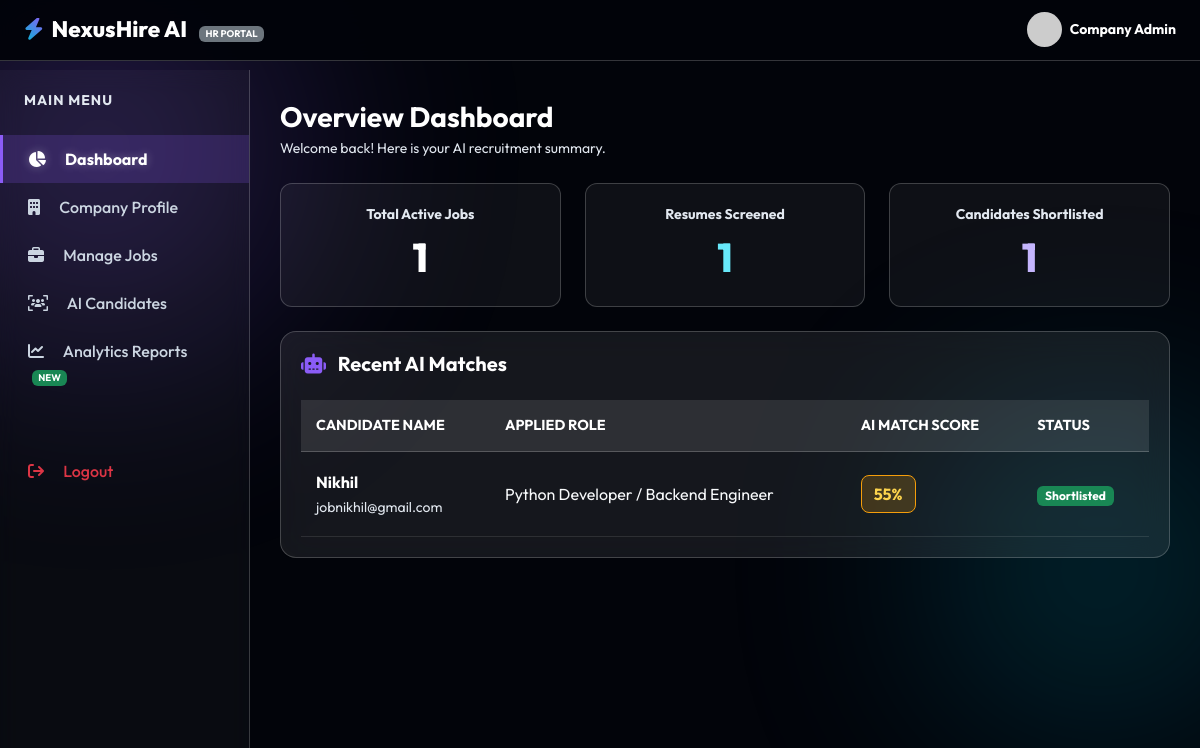
Page /hr-dashboard/ (signed in) on the committed database.
### portal/models.py (models this page shows, shortened)
class JobApplication(models.Model):
    job = models.ForeignKey(JobPost, on_delete=models.CASCADE)
    candidate = models.ForeignKey(User, on_delete=models.CASCADE)
    resume = models.FileField(upload_to='resumes/')
    ai_match_score = models.IntegerField(default=0)
    status = models.CharField(max_length=50, default='Pending Review')
    applied_on = models.DateTimeField(auto_now_add=True)
    matched_skills = models.JSONField(default=list)
    missing_skills = models.JSONField(default=list)

class JobPost(models.Model):
    hr = models.ForeignKey(User, on_delete=models.CASCADE)
    title = models.CharField(max_length=200)
    company_name = models.CharField(max_length=200)
    description = models.TextField()
    location = models.CharField(max_length=100)
    salary = models.CharField(max_length=100, blank=True, null=True)
    created_at = models.DateTimeField(auto_now_add=True)

### portal/views.py (the view, shortened to what this page needs)
# urls.py: path('hr-dashboard/', views.hr_dashboard, name='hr_dashboard'),
@login_required(login_url='login')
def hr_dashboard(request):
    my_jobs = JobPost.objects.filter(hr=request.user).order_by('-created_at')
    applications = JobApplication.objects.filter(job__hr=request.user).order_by('-applied_on')
    pending_count = applications.filter(status='Pending Review').count()
    shortlisted_count = applications.filter(status='Shortlisted').count()
    interviewing_count = applications.filter(status='Interviewing').count()
    rejected_count = applications.filter(status='Rejected').count()
    context = {
        'jobs': my_jobs,
        'applications': applications,
        'pending_count': pending_count,
        'shortlisted_count': shortlisted_count,
        'interviewing_count': interviewing_count,
        'rejected_count': rejected_count,
    }
    return render(request, 'portal/hr-dashboard.html', context)

### templates/portal/hr-dashboard.html (shortened to what this page needs)
<!DOCTYPE html>
<html lang="en">
<head>
    <link href="https://cdn.jsdelivr.net/npm/bootstrap@5.3.0/dist/css/bootstrap.min.css" rel="stylesheet">
    <link rel="stylesheet" href="https://cdnjs.cloudflare.com/ajax/libs/font-awesome/6.4.0/css/all.min.css">
</head>
<body>
    <div class="bg-orb orb-1"></div>
    <div class="bg-orb orb-2"></div>
    <nav class="navbar navbar-expand-lg fixed-top py-2">
        <div class="container-fluid px-4">
            <a class="navbar-brand" href="{% url 'home' %}"><i class="fa-solid fa-bolt brand-icon me-2"></i>NexusHire AI <span class="badge bg-secondary ms-2" style="font-size: 0.6rem; color: #fff;">HR PORTAL</span></a>
            <div class="d-flex align-items-center">
                <img src="https://ui-avatars.com/api/?name=Admin&background=8b5cf6&color=fff" class="rounded-circle me-2" width="35" height="35" alt="Profile">
                <span class="text-white small fw-bold">Company Admin</span>
            </div>
        </div>
    </nav>
    <div class="sidebar">
        <div class="mb-4 px-4 text-muted small fw-bold" style="letter-spacing: 1px;">MAIN MENU</div>
        <a class="nav-item-custom active" id="nav-dashboard" onclick="switchView('dashboard')"><i class="fa-solid fa-chart-pie me-3 w-20"></i> Dashboard</a>
        <a class="nav-item-custom" id="nav-company" onclick="switchView('company')"><i class="fa-solid fa-building me-3 w-20"></i> Company Profile</a>
        <a class="nav-item-custom" id="nav-manage-jobs" onclick="switchView('manage-jobs')"><i class="fa-solid fa-briefcase me-3 w-20"></i> Manage Jobs</a>
        <a class="nav-item-custom" id="nav-ai-candidates" onclick="switchView('ai-candidates')"><i class="fa-solid fa-users-viewfinder me-3 w-20"></i> AI Candidates</a>
        <a class="nav-item-custom" id="nav-reports" onclick="switchView('reports')"><i class="fa-solid fa-chart-line me-3 w-20"></i> Analytics Reports <span class="badge bg-success ms-1" style="font-size:0.6rem">NEW</span></a>
        <a href="{% url 'logout' %}" class="nav-item-custom text-danger mt-5"><i class="fa-solid fa-arrow-right-from-bracket me-3 w-20"></i> Logout</a>
    </div>
    <div class="main-content">
        <div id="view-dashboard" class="content-view active-view">
            <h3 class="fw-bold mb-1 text-white">Overview Dashboard</h3>
            <p class="text-muted small mb-4">Welcome back! Here is your AI recruitment summary.</p>
            <div class="row g-4 mb-4">
                <div class="col-md-4"><div class="stat-card"><p class="text-muted small fw-bold mb-2">Total Active Jobs</p><h3>{{ jobs.count }}</h3></div></div>
                <div class="col-md-4"><div class="stat-card"><p class="text-muted small fw-bold mb-2">Resumes Screened</p><h3 style="color: #67e8f9;">{{ applications.count }}</h3></div></div>
                <div class="col-md-4"><div class="stat-card"><p class="text-muted small fw-bold mb-2">Candidates Shortlisted</p><h3 style="color: #c4b5fd;">{{ shortlisted_count }}</h3></div></div>
            </div>
            <div class="glass-panel">
                <h5 class="fw-bold mb-4 text-white"><i class="fa-solid fa-robot me-2" style="color: var(--neon-purple);"></i> Recent AI Matches</h5>
                <div class="table-responsive">
                    <table class="table table-glass">
                        <thead><tr><th>Candidate Name</th><th>Applied Role</th><th>AI Match Score</th><th>Status</th></tr></thead>
                        <tbody>
    {% for app in applications %}
    <tr>
        <td>
            <div class="fw-bold text-white">{{ app.candidate.first_name }}</div>
            <small class="text-muted">{{ app.candidate.email }}</small>
        </td>
        <td>{{ app.job.title }}</td>
        <td><div class="score-badge {% if app.ai_match_score >= 80 %}score-high{% else %}score-med{% endif %}">{{ app.ai_match_score }}%</div></td>
        <td><span class="badge bg-success">{{ app.status }}</span></td>
    </tr>
    {% endfor %}
</tbody>
                    </table>
                </div>
            </div>
        </div>
    </div>
</body>
</html>

### templates/portal/hr-dashboard.html (style rules this page uses)
:root { --bg-base: #02040a; --glass-bg: rgba(255, 255, 255, 0.08); --glass-border: rgba(255, 255, 255, 0.2); --text-main: #ffffff; --text-muted: #e2e8f0; --neon-cyan: #06b6d4; --neon-purple: #8b5cf6; --success-glow: #10b981; --danger-glow: #ef4444; }
body { font-family: 'Outfit', sans-serif; background-color: var(--bg-base); color: var(--text-main); overflow-x: hidden; padding-top: 70px; }
.text-muted { color: var(--text-muted) !important; font-weight: 400; }
.text-white { color: #ffffff !important; }
.fw-bold { font-weight: 700 !important; }
.bg-orb { position: fixed; border-radius: 50%; filter: blur(120px); z-index: -1; opacity: 0.25; animation: floatOrb 10s infinite alternate ease-in-out; }
.orb-1 { width: 400px; height: 400px; background: var(--neon-purple); top: -50px; left: -100px; }
.orb-2 { width: 300px; height: 300px; background: var(--neon-cyan); bottom: 10%; right: -50px; }
.navbar { background: rgba(2, 4, 10, 0.95) !important; backdrop-filter: blur(20px); border-bottom: 1px solid var(--glass-border); z-index: 1050; }
.navbar-brand { font-weight: 800; font-size: 1.4rem; color: #ffffff !important; }
.brand-icon { background: linear-gradient(45deg, var(--neon-cyan), var(--neon-purple)); -webkit-background-clip: text; -webkit-text-fill-color: transparent; }
.sidebar { background: rgba(255, 255, 255, 0.03); border-right: 1px solid var(--glass-border); height: calc(100vh - 70px); position: fixed; left: 0; top: 70px; width: 250px; padding: 20px 0; backdrop-filter: blur(10px); z-index: 100; }
.nav-item-custom { padding: 12px 25px; color: #cbd5e1; font-weight: 500; text-decoration: none; display: block; transition: 0.3s; border-left: 3px solid transparent; cursor: pointer; }
.nav-item-custom.active { background: rgba(139, 92, 246, 0.2); color: #ffffff; border-left-color: var(--neon-purple); font-weight: 700; text-shadow: 0 0 10px rgba(255,255,255,0.3); }
.main-content { margin-left: 250px; padding: 30px; }
.glass-panel { background: var(--glass-bg); backdrop-filter: blur(16px); border: 1px solid var(--glass-border); border-radius: 16px; padding: 20px; }
.stat-card { text-align: center; padding: 20px; border-radius: 12px; border: 1px solid var(--glass-border); background: rgba(255,255,255,0.05); }
.stat-card h3 { font-size: 2.5rem; font-weight: 800; margin-bottom: 5px; color: #ffffff; }
.table-glass { color: #ffffff; margin-bottom: 0; }
.table-glass th { background: rgba(255,255,255,0.1); border-bottom: 1px solid var(--glass-border); color: #ffffff; font-weight: 700; text-transform: uppercase; font-size: 0.9rem; padding: 15px; }
.table-glass td { background: transparent; border-bottom: 1px solid rgba(255,255,255,0.1); padding: 18px 15px; vertical-align: middle; color: #f8fafc; }
.score-badge { padding: 6px 12px; border-radius: 8px; font-weight: 700; font-size: 1rem; display: inline-block; }
.score-med { background: rgba(245, 158, 11, 0.2); border: 1px solid #f59e0b; color: #fcd34d; }
.content-view { display: none; animation: fadeIn 0.4s; }
.content-view.active-view { display: block; }

### rows in the picture
JobApplication: candidate.first_name "Nikhil", candidate.email "jobnikhil@gmail.com", job "Python Developer / Backend Engineer", ai_match_score "55", status "Shortlisted"

### other values in the picture
{{ jobs.count }} "1"
{{ applications.count }} "1"
{{ shortlisted_count }} "1"
